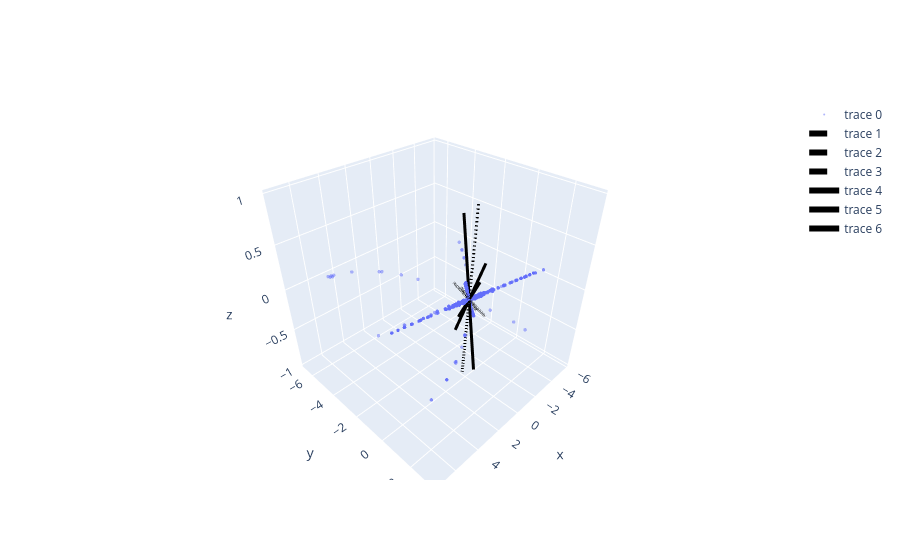

The notebook cell saved with this chart:
### Code cell
B2R=np.array(RT2.T@B2[:,idx2])
print(RT2.T@C2)
coordsH=plotlCoords(RT2@(Site2.RH@np.eye(3)),dash='dash')
coordsQ=plotlCoords(RT2@(Site2.RQ@np.eye(3)))

fig=go.Figure(data=[go.Scatter3d(x=B2R[0,:],y=B2R[1,:],z=B2R[2,:]
        ,mode='markers',
        marker=dict(
        size=2,
        opacity=0.5
        )),*coordsH,*coordsQ])
fig.show()
R2R,T2R,P2R=Spherical(B2R)#np.linalg.norm(B1R,axis=0)
#fig, ax = plt.subplots(subplot_kw={'projection': 'polar'})
plt.plot(T2R*180/np.pi,R2R,'.')
plt.xlabel(r'$\theta$')
plt.show()
#fig, ax = plt.subplots(subplot_kw={'projection': 'polar'})
plt.plot((P2R)*180/np.pi,R2R,'.')
plt.xlabel(r'$\phi$')

P2Rd=P2R*180/np.pi

print(np.mean(P2Rd[np.where(np.abs(P2Rd)>150)]))
print(np.atan2(1.7,1)*180/np.pi)
plt.show()

### Figure 1 — Plotly figure (JSON) as saved in the notebook; plotly's stock layout.template omitted (floating-point values rounded to 4 significant figures; data arrays with more than 128 entries replaced by an {"elided": "..."} marker saying what was removed)
{"data": [{"marker": {"opacity": 0.5, "size": 2}, "mode": "markers", "type": "scatter3d", "x": {"elided": "3882 float values"}, "y": {"elided": "3882 float values"}, "z": {"elided": "3882 float values"}}, {"line": {"color": "rgb(0,0,0)", "dash": "dash", "width": 6}, "mode": "lines", "text": "0", "type": "scatter3d", "x": [0.9697, -0.9697], "y": [0.0975, -0.0975], "z": [0.224, -0.224]}, {"line": {"color": "rgb(0,0,0)", "dash": "dash", "width": 6}, "mode": "lines", "text": "1", "type": "scatter3d", "x": [0.07554, -0.07554], "y": [-0.9916, 0.9916], "z": [0.1046, -0.1046]}, {"line": {"color": "rgb(0,0,0)", "dash": "dash", "width": 6}, "mode": "lines", "text": "2", "type": "scatter3d", "x": [-0.2324, 0.2324], "y": [0.08453, -0.08453], "z": [0.9689, -0.9689]}, {"line": {"color": "rgb(0,0,0)", "width": 6}, "mode": "lines", "text": "0", "type": "scatter3d", "x": [0.1129, -0.1129], "y": [-0.4832, 0.4832], "z": [0.8682, -0.8682]}, {"line": {"color": "rgb(0,0,0)", "width": 6}, "mode": "lines", "text": "1", "type": "scatter3d", "x": [0.9922, -0.9922], "y": [0.008827, -0.008827], "z": [-0.1241, 0.1241]}, {"line": {"color": "rgb(0,0,0)", "width": 6}, "mode": "lines", "text": "2", "type": "scatter3d", "x": [-0.05231, 0.05231], "y": [-0.8755, 0.8755], "z": [-0.4804, 0.4804]}], "layout": {}}
